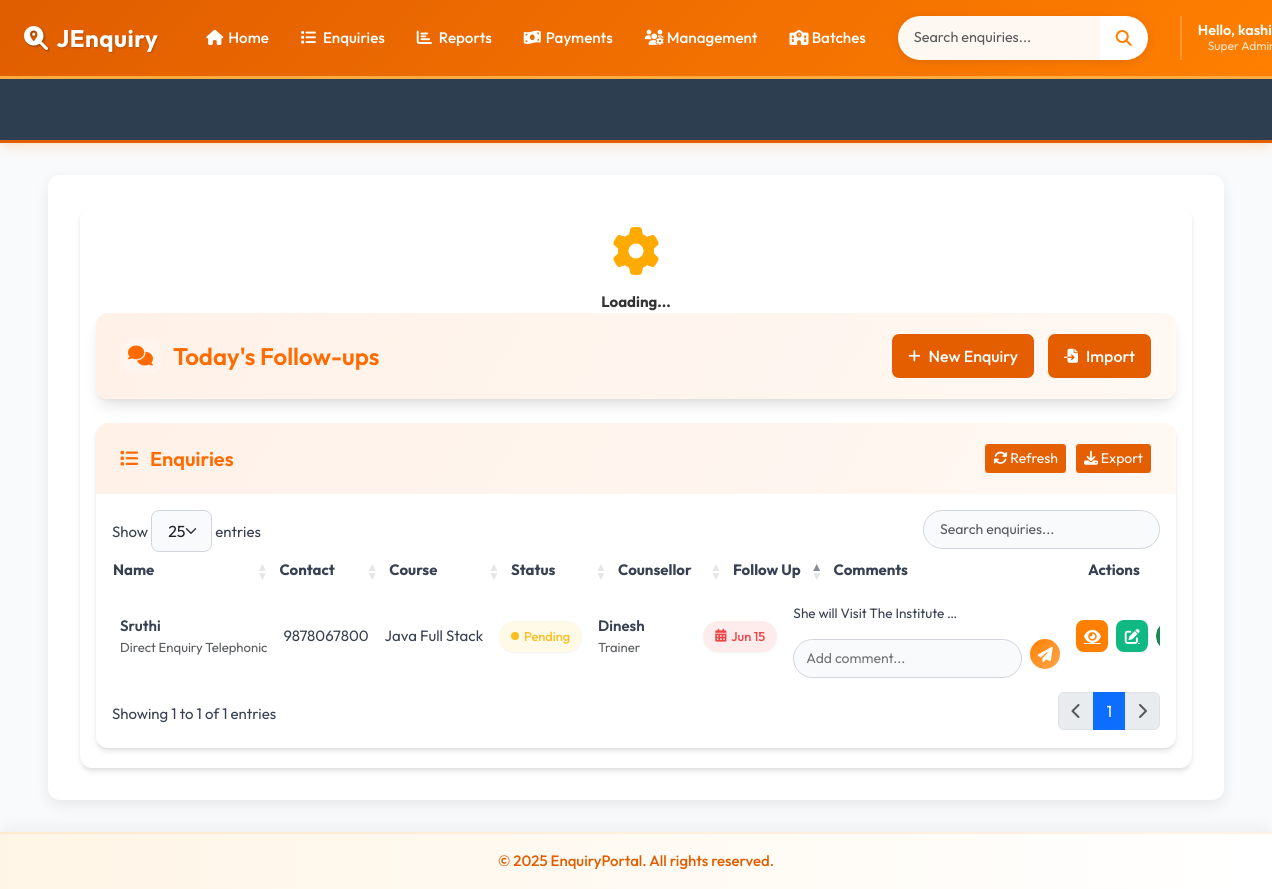
Page /today-followups/ (signed in) on the earlier database version.
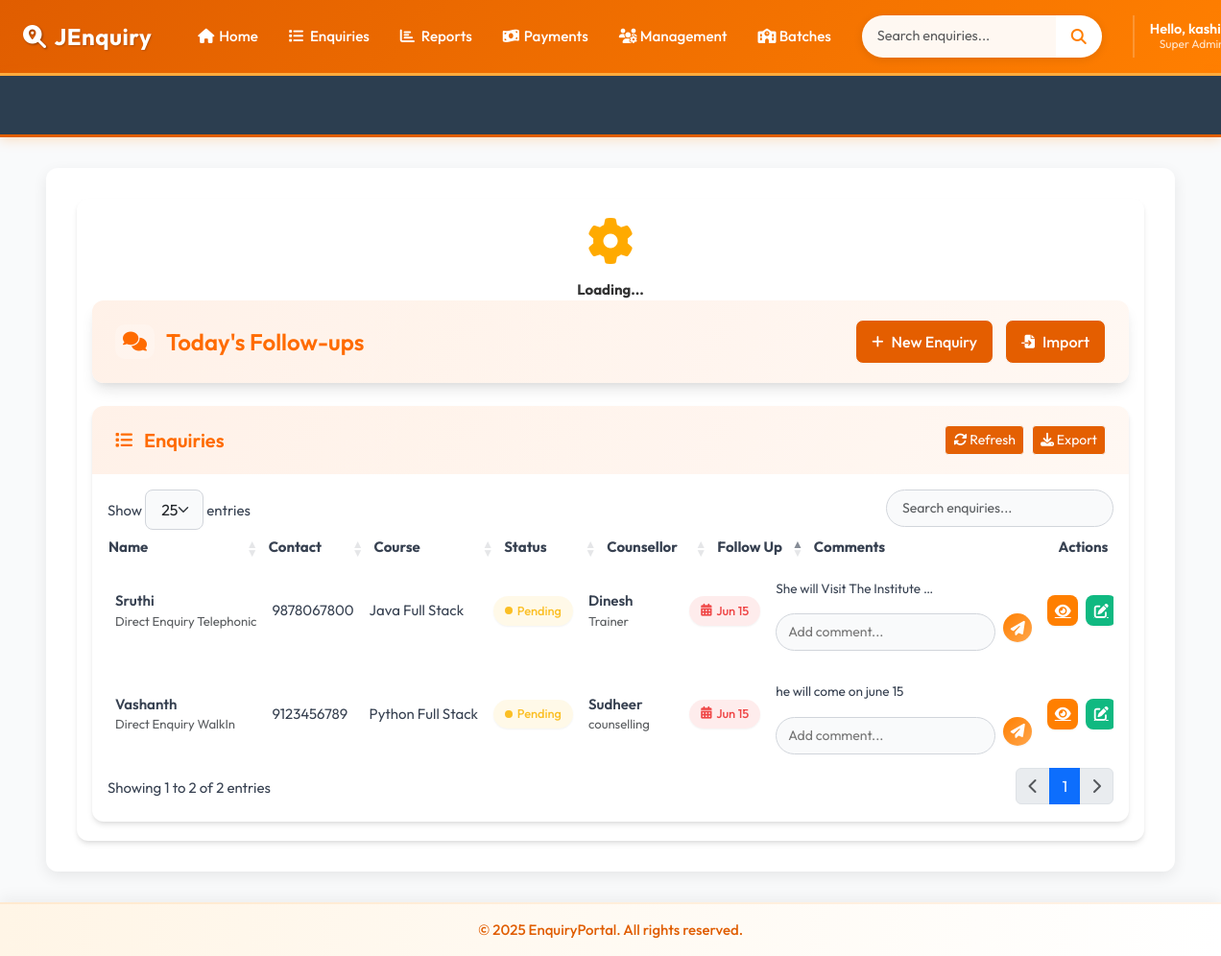
Same page on the later database version.
### accounts/models.py (models this page shows, shortened)
class CustomUser(AbstractBaseUser, PermissionsMixin):
    ROLE_CHOICES = (
        ('manager', 'Manager'),
        ('counselor', 'Counselor'),
    )
    email = models.EmailField(unique=True)
    first_name = models.CharField(max_length=30)
    last_name = models.CharField(max_length=30)
    role = models.CharField(max_length=20, choices=ROLE_CHOICES)
    is_approved = models.BooleanField(default=False)
    is_active = models.BooleanField(default=True)
    is_staff = models.BooleanField(default=False)
    objects = CustomUserManager()
    USERNAME_FIELD = 'email'
    REQUIRED_FIELDS = ['first_name', 'last_name', 'role']

### enquiry/models.py (models this page shows, shortened)
class Enquiry(models.Model):
    STATUS_CHOICES = [
        ('joined', 'Joined'),
        ('pending', 'Pending'),
        ('dropout', 'Dropout'),
    ]
    SUBJECT_CHOICES = [
        ('java_full_stack', 'Java Full Stack'),
        ('python_full_stack', 'Python Full Stack'),
        ('other', 'Other'),
    ]
    ENQUIRY_TYPE_CHOICES = [
        ('someone_telephonic', 'Enquiry for Someone Telephonic'),
        ('direct_telephonic', 'Direct Enquiry Telephonic'),
        ('someone_walkin', 'Enquiry for Someone WalkIn'),
        ('direct_walkin', 'Direct Enquiry WalkIn'),
        ('telephonic_to_walkin', 'Telephonic To Walkin'),
    ]
    name = models.CharField(max_length=100)
    mobile = models.CharField(max_length=15, unique=True)
    subject = models.CharField(max_length=50, choices=SUBJECT_CHOICES)
    status = models.CharField(max_length=10, choices=STATUS_CHOICES, default='pending')
    enquiry_type = models.CharField(max_length=30, choices=ENQUIRY_TYPE_CHOICES, default='direct_telephonic')
    counsellor = models.ForeignKey(Counsellor, on_delete=models.CASCADE)
    created_at = models.DateTimeField(auto_now_add=True)
    followup_date = models.DateField(null=True, blank=True)
    enquiry_date = models.DateField(null=True, blank=True)
    parent_number = models.CharField(max_length=15, blank=True, null=True)
    fees_paid_date = models.DateField(null=True, blank=True)
    native_district_name=models.CharField(max_length=30,blank=True,null=True)
    target_fees = models.DecimalField(
        max_digits=12, decimal_places=2,
        null=True, blank=True,
        help_text="Total fees for the course"
    )
    fees_paid = models.DecimalField(
        max_digits=12, decimal_places=2,
        default=0.00,
        help_text="Total amount paid by the student"
    )
    fees_balance = models.DecimalField(
        max_digits=12, decimal_places=2,
        null=True, blank=True,
        help_text="Remaining balance (calculated automatically)"
    )
    due_date = models.DateField(
        null=True, blank=True,
        help_text="Deadline for full fees payment"
    )
    other_subject_name = models.CharField(
        max_length=100,
        blank=True,
        null=True,
        help_text="Specify the subject if 'Other' is selected"
    )
    is_joined_batch = models.BooleanField(
    default=False,
    help_text="True if the student has joined a batch"
)
    joined_date = models.DateField(
        null=True,
        blank=True,
        help_text="Date when the student joined"
    )
    VISIT_TYPE_CHOICES = [
        ('alone_walkin', 'Alone Walkin'),
        ('came_with_parents', 'Came with parents'),
        ('student_reference', 'Student Reference'),
        ('old_student_reference', 'Old Student Reference'),
        ('came_with_relatives', 'Came with relatives'),
        ('telephonic','Telephonic'),
    ]
    visit_type = models.CharField(
        max_length=30,
        choices=VISIT_TYPE_CHOICES,
        default='alone_walkin',
        help_text="How did the student come for enquiry?"
    )

class Counsellor(models.Model):
    name = models.CharField(max_length=100, unique=True)
    mobile = models.CharField(max_length=15)
    department = models.CharField(max_length=100)

class Comment(models.Model):
    enquiry = models.ForeignKey(Enquiry, on_delete=models.CASCADE, related_name='comments')
    comment = models.TextField()
    created_at = models.DateTimeField(default=timezone.now)
    class Meta:
        get_latest_by = 'created_at'
        ordering = ['-created_at']

### enquiry/views.py (the view)
# urls.py: path('today-followups/', views.today_followups, name='today_followups'),
@login_required(login_url='accounts:login')
def today_followups(request):
    today = get_ist_time().date()
    enquiries = Enquiry.objects.filter(followup_date=today, status='pending')
    return render(request, 'today_followups.html', {'enquiries': enquiries, 'today': today})

### template/today_followups.html (shortened to what this page needs)
{% extends 'base.html' %}
{% block extra_css %}
<link rel="stylesheet" href="https://cdn.datatables.net/1.13.6/css/dataTables.bootstrap5.min.css">
<link rel="stylesheet" href="https://cdnjs.cloudflare.com/ajax/libs/font-awesome/6.4.0/css/all.min.css">
{% endblock %}
{% block content %}
<div class="app-wrapper">
<div id="globalLoader" class="loader-overlay">
    <div class="loader-gear">
        <i class="fas fa-cog fa-spin"></i>
        <p>Loading...</p>
    </div>
</div>
    <div class="dashboard-header">
        <h1 class="dashboard-title">
            <i class="fas fa-comments"></i>
            Today's Follow-ups
        </h1>
        <div class="dashboard-actions">
            <a href="{% url 'enquiry:add_enquiry' %}" class="btn btn-light">
                <i class="fas fa-plus"></i> New Enquiry
            </a>
            <a href="{% url 'enquiry:bulk_enquiry_upload' %}" class="btn btn-outline-light">
                <i class="fas fa-file-import"></i> Import
            </a>
        </div>
    </div>
    <div class="data-card">
        <div class="card-header">
            <h2 class="card-title">
                <i class="fas fa-list"></i> Enquiries
            </h2>
            <div class="d-flex gap-2">
                <button id="refreshTable" class="btn btn-sm btn-outline-light">
                    <i class="fas fa-sync-alt"></i> Refresh
                </button>
                <button id="exportCSV" class="btn btn-sm btn-outline-light">
                    <i class="fas fa-download"></i> Export
                </button>
            </div>
        </div>
        <div class="card-body p-0">
            <div class="data-table-wrapper">
                <table id="enquiryTable" class="display nowrap w-100">
                    <thead>
                        <tr>
                            <th>Name</th>
                            <th>Contact</th>
                            <th>Course</th>
                            <th>Status</th>
                            <th>Counsellor</th>
                            <th>Follow Up</th>
                            <th>Comments</th>
                            <th>Actions</th>
                        </tr>
                    </thead>
                    <tbody>
                        {% for enquiry in enquiries %}
                        <tr id="enquiry-row-{{ enquiry.id }}">
                            <td>
                                <div class="fw-semibold">{{ enquiry.name }}</div>
                                <div class="text-muted small">{{ enquiry.get_enquiry_type_display }}</div>
                            </td>
                            <td>{{ enquiry.mobile }}</td>
                            <td>{{ enquiry.get_subject_display }}</td>
                            <td>
                                <span class="status-badge status-{{ enquiry.status|slugify }}"
                                      data-status="{{ enquiry.status }}"
                                      data-enquiry-id="{{ enquiry.id }}">
                                    {{ enquiry.get_status_display }}
                                </span>
                            </td>
                            <td>
                                <div class="fw-semibold">{{ enquiry.counsellor.name }}</div>
                                <div class="text-muted small">{{ enquiry.counsellor.department }}</div>
                            </td>
                            <td>
                                <div class="followup-date {% if enquiry.followup_date <= today %}urgent{% endif %}"
                                     data-enquiry-id="{{ enquiry.id }}">
                                    <i class="fas fa-calendar-alt"></i>
                                    {% if enquiry.followup_date %}
                                        {{ enquiry.followup_date|date:"M d" }}
                                    {% else %}
                                        Set Date
                                    {% endif %}
                                </div>
                            </td>
                            <td>
                                <div id="comment-container-{{ enquiry.id }}">
                                    {% with enquiry.comments.all|first as comment %}
                                        {% if comment %}
                                            <div class="comment-preview"
                                                 title="{{ comment.comment }}"
                                                 data-enquiry-id="{{ enquiry.id }}">
                                                {{ comment.comment|truncatechars:30 }}
                                            </div>
                                        {% else %}
                                            <span class="text-muted">No comments</span>
                                        {% endif %}
                                    {% endwith %}
                                </div>
                                <div class="comment-input-group">
                                    <input type="text"
                                           id="comment-input-{{ enquiry.id }}"
                                           class="comment-input"
                                           placeholder="Add comment...">
                                    <button class="add-comment-btn"
                                            data-enquiry-id="{{ enquiry.id }}">
                                        <i class="fas fa-paper-plane"></i>
                                    </button>
                                </div>
                            </td>
                            <td>
                                <div class="action-buttons">
                                    <a href="{% url 'enquiry:enquiry_details' enquiry.id %}"
                                       class="action-btn view-btn"
                                       title="View Details">
                                        <i class="fas fa-eye"></i>
                                    </a>
                                    <a href="{% url 'enquiry:edit_enquiry' enquiry.pk %}"
                                       class="action-btn edit-btn"
                                       title="Edit Enquiry">
                                        <i class="fas fa-edit"></i>
                                    </a>
                                    <a href="https://wa.me/91{{ enquiry.mobile }}" target="_blank"
   class="btn btn-success btn-sm rounded-circle d-flex justify-content-center align-items-center"
   style="width: 32px; height: 32px;">
</a>
                                </div>
                            </td>
                        </tr>
                        {% endfor %}
                    </tbody>
                </table>
            </div>
        </div>
    </div>
</div>
{% endblock %}

### template/base.html (shortened to what this page needs)
<!DOCTYPE html>
<html lang="en">
<head>
    <link href="https://cdn.jsdelivr.net/npm/bootstrap@5.3.0-alpha1/dist/css/bootstrap.min.css" rel="stylesheet">
    <link rel="stylesheet" href="https://cdnjs.cloudflare.com/ajax/libs/font-awesome/6.4.0/css/all.min.css">
<link rel="stylesheet" href="https://cdnjs.cloudflare.com/ajax/libs/font-awesome/6.5.0/css/all.min.css">
<link rel="stylesheet" href="https://cdn.jsdelivr.net/npm/flatpickr/dist/flatpickr.min.css">
    {% block extra_css %}
    {% endblock %}
</head>
<body>
    <nav class="navbar navbar-expand-lg navbar-dark">
        <div class="container-fluid">
            <a class="navbar-brand pulse-on-hover" href="{% url 'enquiry:dashboard' %}">
                <i class="fas fa-search-location"></i>JEnquiry
            </a>
            <div class="collapse navbar-collapse" id="mainNav">
                {% if user.is_authenticated %}
                <ul class="navbar-nav me-auto mb-2 mb-lg-0">
                    <li class="nav-item">
                        <a class="nav-link" href="{% url 'enquiry:dashboard' %}"><i class="fas fa-home"></i> Home</a>
                    </li>
                    <li class="nav-item dropdown">
                        <a class="nav-link dropdown-toggle" href="#" role="button" data-bs-toggle="dropdown">
                            <i class="fas fa-list"></i> Enquiries
                        </a>
                    </li>
                    <li class="nav-item dropdown">
                        <a class="nav-link dropdown-toggle" href="#" role="button" data-bs-toggle="dropdown">
                            <i class="fas fa-chart-bar"></i> Reports
                        </a>
                    </li>
                    <li class="nav-item dropdown">
                        <a class="nav-link dropdown-toggle" href="#" role="button" data-bs-toggle="dropdown">
                            <i class="fas fa-money-bill-wave"></i> Payments
                        </a>
                    </li>
                    <li class="nav-item dropdown">
                        <a class="nav-link dropdown-toggle" href="#" role="button" data-bs-toggle="dropdown">
                            <i class="fas fa-users-cog"></i> Management
                        </a>
                    </li>
                    <li class="nav-item dropdown">
                        <a class="nav-link dropdown-toggle" href="#" role="button" data-bs-toggle="dropdown">
                           <i class="fa-solid fa-school"></i> Batches
                        </a>
                    </li>
                </ul>
                <form class="d-flex search-form search-section" action="{% url 'enquiry:enquary_list' %}" method="get">
                    <div class="input-group">
                        <input type="search" name="search" class="form-control" placeholder="Search enquiries..."
                               aria-label="Search">
                        <button class="btn" type="submit">
                            <i class="fas fa-search"></i>
                        </button>
                    </div>
                </form>
                <div class="user-section">
                    <div class="user-menu">
                        <div class="dropdown user-dropdown">
                            <button class="dropdown-toggle" type="button" data-bs-toggle="dropdown"
                                    aria-expanded="false">
                                <div class="user-profile-dropdown">
                                    <div class="user-details">
                                        <p class="user-greeting">
                                           Hello, {{ user.first_name|default:user.email }}!
                                        </p>
                                        <p class="user-role">
                                            {% if user.is_superuser %}
                                                Super Admin
                                            {% elif user.is_staff %}
                                                Admin
                                            {% else %}
                                                Counsellor
                                            {% endif %}
                                        </p>
                                    </div>
                                </div>
                            </button>
                        </div>
                    </div>
                </div>
                {% endif %}
            </div>
        </div>
    </nav>
<div class="marquee-container marquee-progress">
    <div class="marquee-content">
    </div>
</div>
    <div class="main-content-wrapper">
        <div class="container-fluid px-4">
            <div class="content-container">
                {% block content %}
                {% endblock %}
            </div>
        </div>
    </div>
    <footer class="text-center p-3">
        <div class="container">
            <p class="m-0">&copy; 2025 EnquiryPortal. All rights reserved.</p>
        </div>
    </footer>
</body>
</html>

Differences in the rows shown:
added Enquiry: name "Vashanth", enquiry_type "Direct Enquiry WalkIn", mobile "9123456789", subject "Python Full Stack", status "Pending", counsellor.name "Sudheer", counsellor.department "counselling", followup_date "Jun 15"
added Comment: comment "he will come on june 15"
Other differences:
text written by a page script: "Show entries Showing 1 to 1 of 1 entries 1" → "Show entries Showing 1 to 2 of 2 entries 1"
